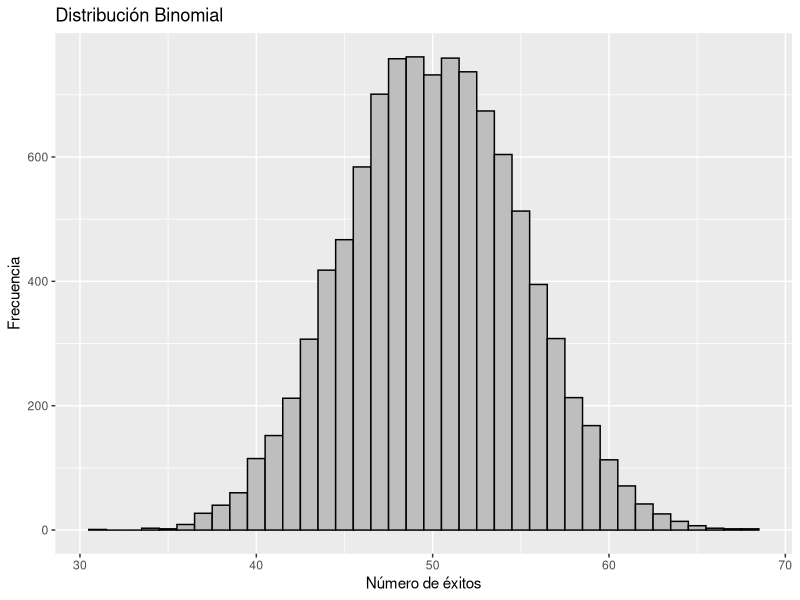
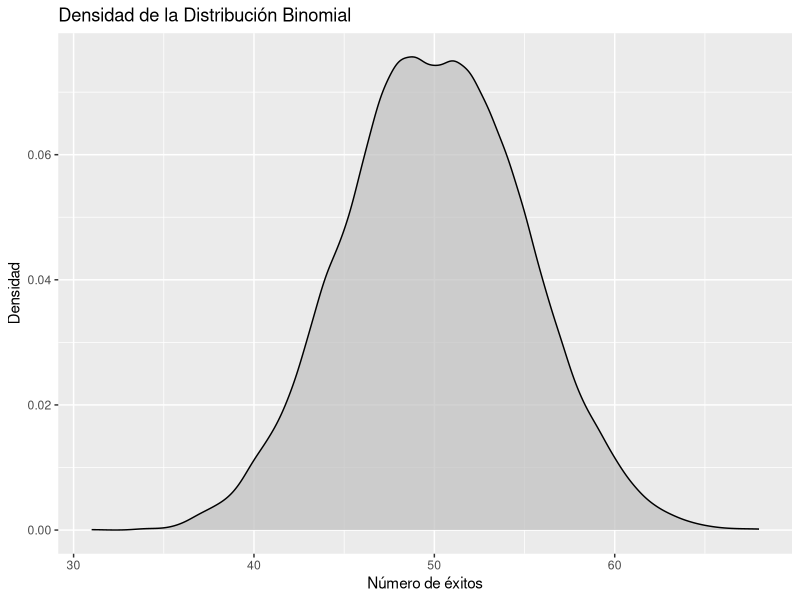
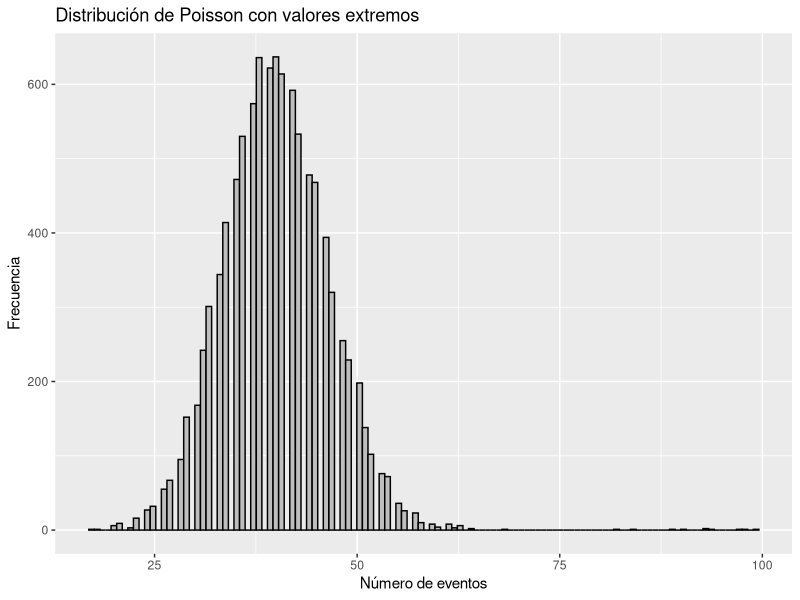
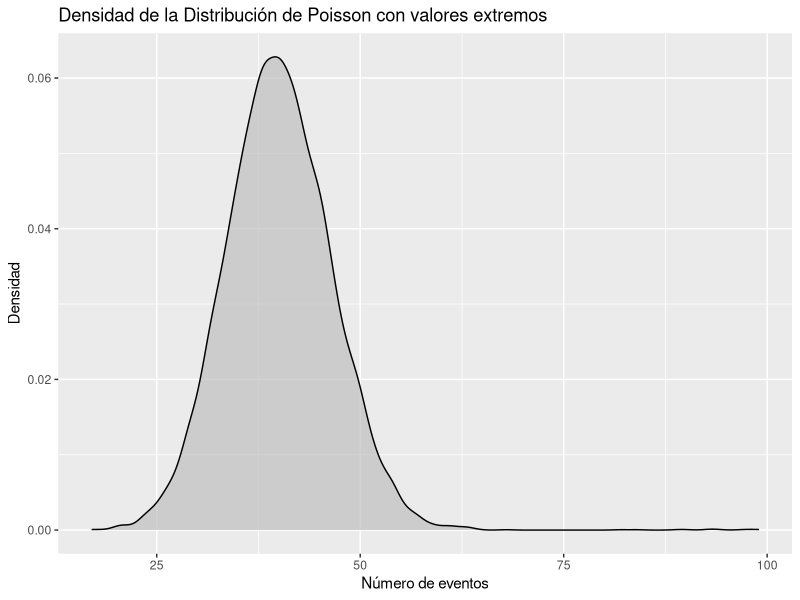

These charts were generated, in order, by the following R code:
###############·################################
#  Datos simuulados de binomial + poisson
##############################################

# Carga las librerías necesarias
library(ggplot2)

###############
#  Binomial   #
###############


# Genera datos binomiales
n_binom <- 10000  # Número de observaciones
size <- 100       # Número de ensayos
prob <- 0.5      # Probabilidad de éxito
datos_binom <- rbinom(n_binom, size, prob)

# Grafica la distribución binomial en ggplot

ggplot(data.frame(Valor = datos_binom), aes(x = Valor)) +
  geom_histogram(binwidth = 1, fill = 'gray', color = 'black') +
  labs(title = "Distribución Binomial", x = "Número de éxitos", y = "Frecuencia")

# En densidad

ggplot(data.frame(Valor = datos_binom), aes(x = Valor)) +
  geom_density(fill = 'gray', color = 'black', alpha = 0.7) +  # alpha para transparencia
  labs(title = "Densidad de la Distribución Binomial", x = "Número de éxitos", y = "Densidad")



###############
#   Poisson   #
###############

# Parámetros para la distribución de Poisson
n_pois <- 10000  # Número de observaciones
lambda <- 40     # Tasa promedio de éxito

# Generar datos de Poisson
datos_pois <- rpois(n_pois, lambda)

# Añadir valores extremos manualmente
set.seed(123) # Para reproducibilidad
outliers <- c(sample(80:100, size = 10, replace = TRUE)) # Genera algunos valores extremos

# Combinar los datos de Poisson con los valores extremos
datos_pois_extremos <- c(datos_pois, outliers)


# Histograma

ggplot(data.frame(Valor = datos_pois_extremos), aes(x = Valor)) +
  geom_histogram(bins = 120, fill = 'gray', color = 'black') +
  labs(title = "Distribución de Poisson con valores extremos",
       x = "Número de eventos",
       y = "Frecuencia")

# Densidad

ggplot(data.frame(Valor = datos_pois_extremos), aes(x = Valor)) +
  geom_density(fill = 'gray', color = 'black', alpha = 0.7) +
  labs(title = "Densidad de la Distribución de Poisson con valores extremos",
       x = "Número de eventos",
       y = "Densidad")


##############################################
#    Con highcharter 
##############################################
